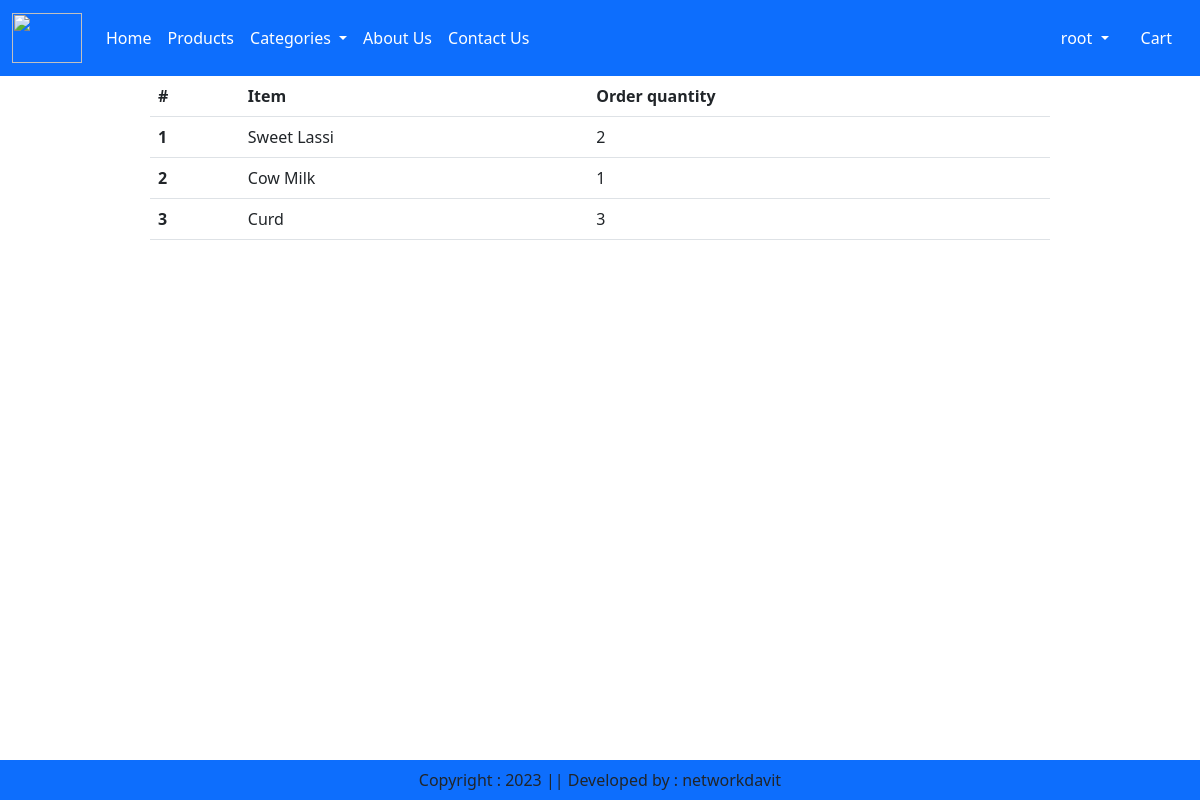
Screenshot of /orders/ (signed in) with the database file from the repository.
### app/models.py (models this page shows, shortened)
class Cart(models.Model):
    user = models.ForeignKey(User, on_delete=models.CASCADE)
    product = models.ForeignKey(Product, on_delete=models.CASCADE)
    quantity = models.PositiveIntegerField(default=1)

class Product(models.Model):
    title  = models.CharField(max_length=100)
    selling_price = models.FloatField()
    discounted_price = models.FloatField()
    description = models.TextField()
    composition = models.TextField(default='')
    prodapp = models.TextField(default='')
    category = models.CharField(choices=CATEGORY_CHOICES, max_length=2)
    product_image = models.ImageField(upload_to='product')
    def __str__(self):
        return self.title

### app/views.py (the view)
# urls.py: path("orders/", views.orders, name="orders"),
def orders(request):
    if request.user.is_authenticated:
        testcount = [{"Milk": 2},{"Milkshake":5},{"Curd": 1}]
        numlol = 1
        user = request.user
        cart = Cart.objects.filter(user=user)
        print(cart, 123412341)
        for item in cart:
            print(item.quantity)
        return render(request, "app/orders.html", locals())
    else:
        return redirect("/")

### app/templates/app/orders.html (shortened to what this page needs)
{% extends 'app/base.html' %}
{% load static %}
{% block main-content %}
<div class="container">
    <div class="mx-auto" style="width: 900px">
        <table class="table">
            <thead>
                <tr>
                <th scope="col">#</th>
                <th scope="col">Item</th>
                <th scope="col">Order quantity</th>
                </tr>
            </thead>
            <tbody>
                {% for item in cart %}
                <tr>
                    <th scope="row">{{ forloop.counter }}</th>
                    <td>{{item.product}}</td>
                    <td>{{item.quantity}}</td>
                    </tr>
                {% endfor %}
            </tbody>
        </table>
    </div>
</div>
{% endblock main-content %}

### app/templates/app/base.html (shortened to what this page needs)
<!DOCTYPE html>
{% load static %}
<html lang="en">
<head>
    <link href="https://cdn.jsdelivr.net/npm/bootstrap@5.3.0-alpha1/dist/css/bootstrap.min.css" rel="stylesheet">
    <link rel="stylesheet" href="{% static 'app/css/all.min.css' %}">
    <link rel="stylesheet" href="{% static 'app/css/owl.carousel.min.css' %}">
    <link rel="stylesheet" href="{% static 'app/css/style.css' %}">
</head>
<body>
    <nav class="navbar navbar-expand-lg  navbar-dark bg-primary">
    <div class="container-fluid">
        <a class="navbar-brand" href="/">
            <img src="{% static 'app/images/dairy.jpg' %}" width="70" height="50" />
        </a>
        <div class="collapse navbar-collapse" id="navbarSupportedContent">
        <ul class="navbar-nav me-auto mb-2 mb-lg-0">
            <li class="nav-item">
                {% if request.user.is_authenticated %}
                <a class="nav-link active" aria-current="page" href="/">Home</a>
            </li>
            <li class="nav-item">
                <a class="nav-link active" aria-current="page" href="/">Products</a>
                </li>
            <li class="nav-item dropdown">
                <a class="nav-link dropdown-toggle active" href="#" role="button" data-bs-toggle="dropdown" aria-expanded="false">
                    Categories
                </a>
                </li>
            <li class="nav-item">
                <a class="nav-link text-white" href="{% url 'about' %}">About Us</a>
            </li>
            <li class="nav-item">
                <a class="nav-link text-white"  href="{% url 'contact' %}">Contact Us</a>
                </li>
            </ul>
            </div>
            <ul class="navbar-nav me-auto mb-2 mb-lg-0">
                <li class="nav-item dropdown mx-2">
                    <a class="nav-link dropdown-toggle text-white" href="#"
                    id="profileDropdown" rol"button" data-bs-toggle="dropdown"
                    aria-expanded="false">{{request.user}}
                    </a>
                </li>
                <li class="nav-item mx-2">
                    <a href="{% url 'showcart' %}" class="nav-link text-white"> Cart</a>
                </li>
                {% endif %}
            </ul>
        </div>
    </nav>
    {% block main-content %}{% endblock main-content %}
    <br>
    <br>
    <br>
    <footer class="container-fluid fixed-bottom bg-primary text-center p-2 mt-5">
        Copyright : 2023 || Developed by : networkdavit
    </footer>
</body>
</html>

### rows the page displays
Cart: product "Sweet Lassi", quantity "2"
Cart: product "Cow Milk", quantity "1"
Cart: product "Curd", quantity "3"

### other values shown
{{ request.user }} "root"
